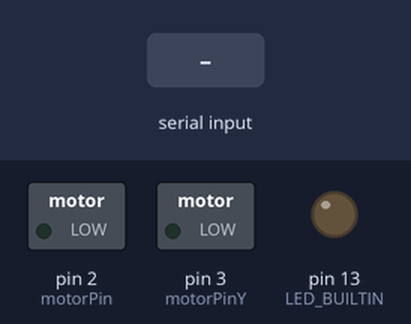
This sketch was run on a simulated Arduino Uno, built with avr-gcc and run on an emulated ATmega328P. On the bench: switched loads named in the sketch (green lamp = pin HIGH), output pins drawn as LEDs (lit = HIGH). The test bench sets the inputs (shaded band).

Above: at 1.2 s.
1.3 s: byte 1 (1) received over Serial
At 2.5 s:
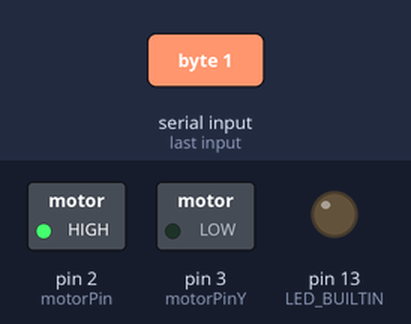
2.8 s: byte 2 (2) received over Serial
At 3.8 s:
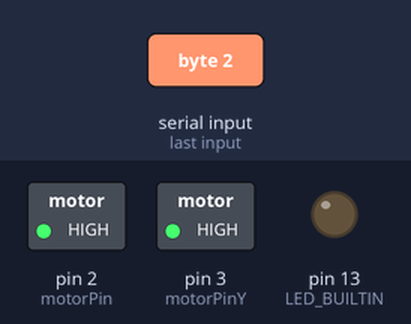
4.3 s: byte 3 (3) received over Serial
At 5.0 s:
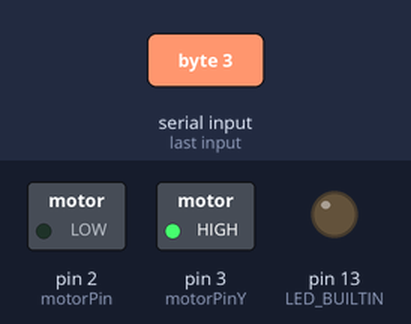
Timing chart, 0 to 7.3 s (numbered marks = the images above; inputs shaded):
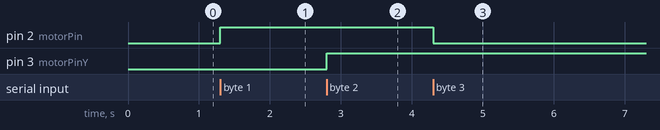

The sketch:

drawing07.ino
```cpp
const int motorPin = 2;
const int motorPinY = 3;
int incomingByte = 0;
char val;

void setup() {
  Serial.begin(9600);
  pinMode(motorPin, OUTPUT);
  pinMode(motorPinY, OUTPUT);
  pinMode(LED_BUILTIN, OUTPUT);
}

void loop() {
  //  if (Serial.available() > 0) {
  //    int inByte = Serial.read();
  //    Serial.write(inByte);
  //    analogWrite(5, inByte);

  if (Serial.available() > 0) {
    //    val = Serial.read();
    //    int inByte = Serial.parseInt();
    int inByte = Serial.read();
    //no x no y
    if (inByte == 0) {
      digitalWrite(motorPin, LOW);
      digitalWrite(motorPinY, LOW);
    }
    //x no y
    if (inByte == 1) {
      digitalWrite(motorPin, HIGH);
      digitalWrite(motorPinY, LOW);
    }
    //x y
    if (inByte == 2) {
      digitalWrite(motorPin, HIGH);
      digitalWrite(motorPinY, HIGH);
    }
    //no x y
    if (inByte == 3) {
      digitalWrite(motorPin, LOW);
      digitalWrite(motorPinY, HIGH);
    }
  }
}
```

Measured:
- after the input at 1.3 s, pin 2 (motorPin): LOW → HIGH at once
- after the input at 2.8 s, pin 3 (motorPinY): LOW → HIGH at once
- after the input at 4.3 s, pin 2 (motorPin): HIGH → LOW at once
